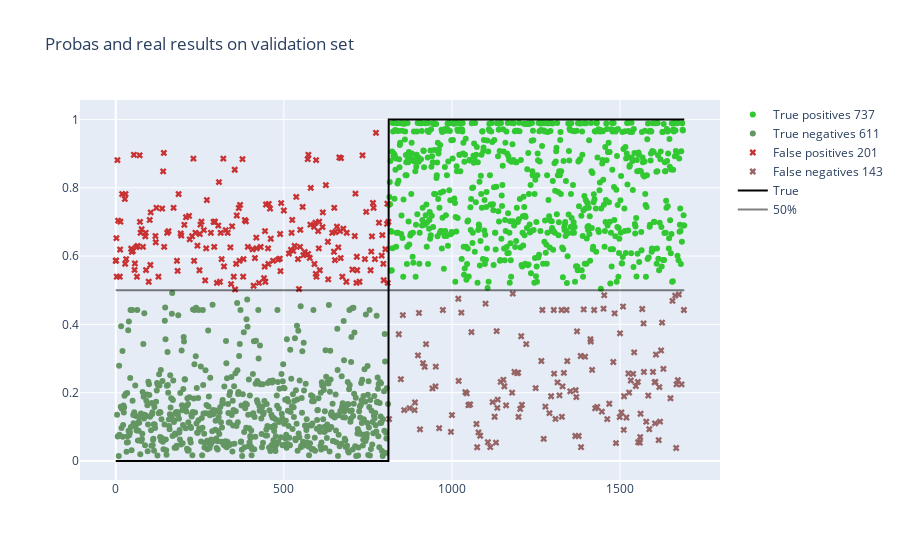

Notebook code for this chart:
### Code cell
fig = go.Figure()

fig.add_trace(go.Scatter(
    name=f'True positives {len(true_positives)}',
    x = true_positives.index,
    y = true_positives[1],
    mode='markers',
    marker_color='rgb(50,200,50)'
))
fig.add_trace(go.Scatter(
    name=f'True negatives {len(true_negatives)}',
    x = true_negatives.index,
    y = true_negatives[1],
    mode='markers',
    marker_color='rgb(100,150,100)'
))

fig.add_trace(go.Scatter(
    name=f'False positives {len(false_positives)}',
    x = false_positives.index,
    y = false_positives[1],
    mode='markers',
    marker_color='rgb(200,50,50)',
    marker=dict(symbol='x')
))
fig.add_trace(go.Scatter(
    name=f'False negatives {len(false_negatives)}',
    x = false_negatives.index,
    y = false_negatives[1],
    mode='markers',
    marker_color='rgb(150,100,100)',
    marker=dict(symbol='x')
))

fig.add_trace(go.Scatter(
    name='True',
    x = index,
    y = y_probas['true'],
    mode='lines',
    marker_color='black'
))

fig.add_trace(go.Scatter(
    name='50%',
    x = index,
    y = [0.5]*len(index),
    mode='lines',
    marker_color='rgba(0,0,0,0.5)'
))

fig.update_layout(title=title)
fig.show()

### Figure 1 — Plotly figure (JSON) as saved in the notebook; plotly's stock layout.template omitted (floating-point values rounded to 4 significant figures; data arrays with more than 128 entries replaced by an {"elided": "..."} marker saying what was removed)
{"data": [{"marker": {"color": "rgb(50,200,50)"}, "mode": "markers", "name": "True positives 737", "type": "scatter", "x": {"elided": "737 int values"}, "y": {"elided": "737 float values"}}, {"marker": {"color": "rgb(100,150,100)"}, "mode": "markers", "name": "True negatives 611", "type": "scatter", "x": {"elided": "611 int values"}, "y": {"elided": "611 float values"}}, {"marker": {"color": "rgb(200,50,50)", "symbol": "x"}, "mode": "markers", "name": "False positives 201", "type": "scatter", "x": {"elided": "201 int values"}, "y": {"elided": "201 float values"}}, {"marker": {"color": "rgb(150,100,100)", "symbol": "x"}, "mode": "markers", "name": "False negatives 143", "type": "scatter", "x": {"elided": "143 int values"}, "y": {"elided": "143 float values"}}, {"marker": {"color": "black"}, "mode": "lines", "name": "True", "type": "scatter", "x": {"elided": "1692 int values"}, "y": {"elided": "1692 int values"}}, {"marker": {"color": "rgba(0,0,0,0.5)"}, "mode": "lines", "name": "50%", "type": "scatter", "x": {"elided": "1692 int values"}, "y": {"elided": "1692 float values"}}], "layout": {"title": {"text": "Probas and real results on validation set"}}}
